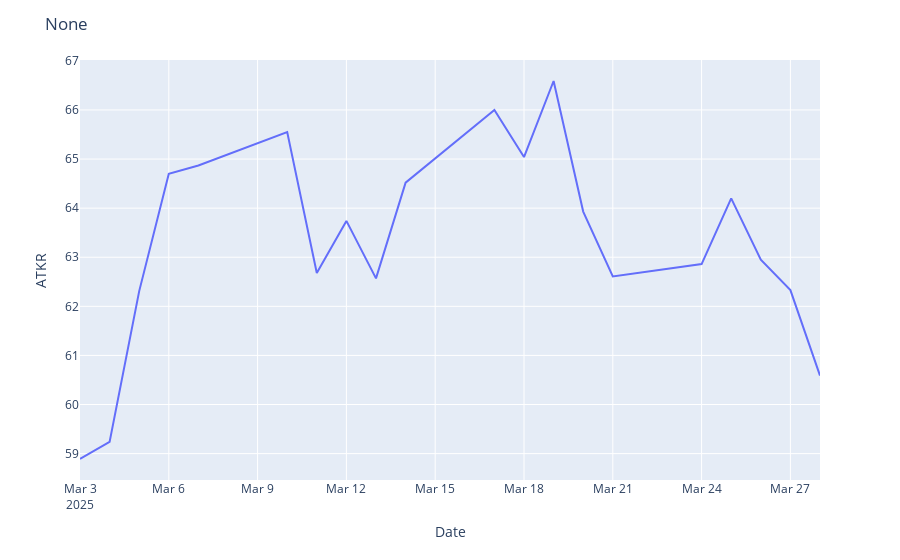
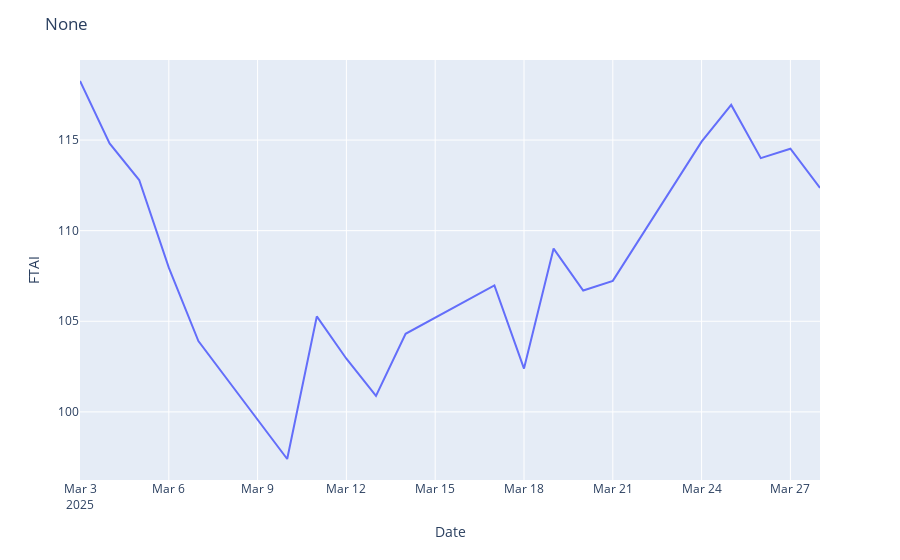
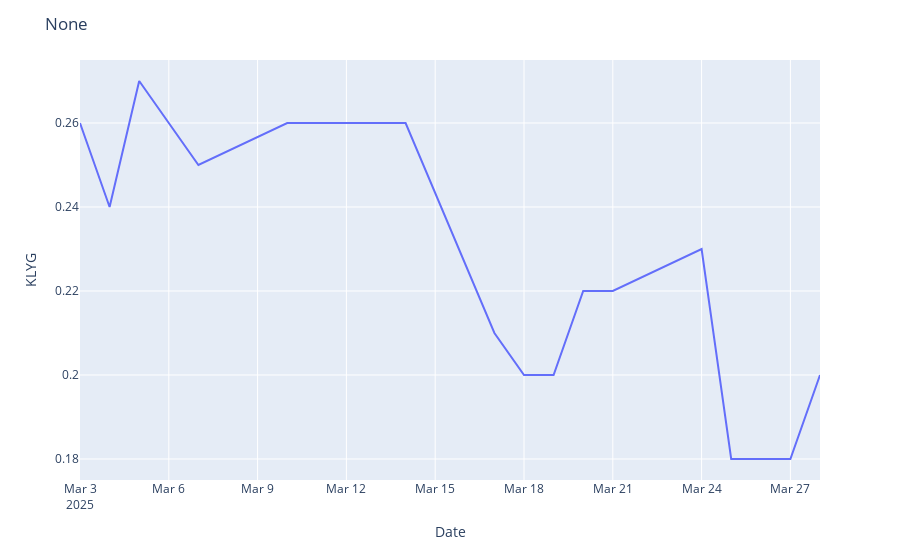
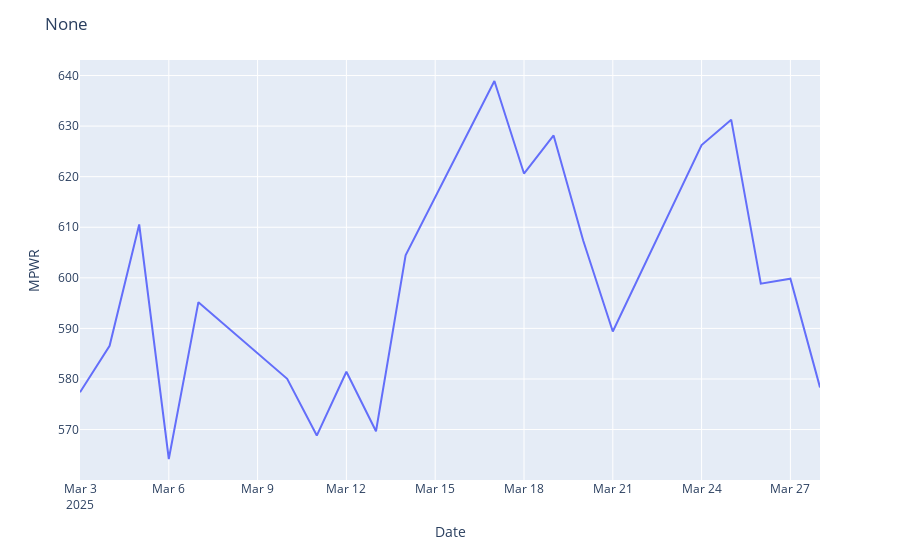

Write notebook code for charts like these, in order.
### Markdown cell above
<div class="alert alert-success">
    <strong>3.2 (Suggesting) Using Arima Model</strong>
</div>

### Code cell
for column in close_df.columns:
    fig = px.line(y=close_df[column], x=close_df.index)
    fig.update_layout(title_text='None',font=dict(size=12),
                     xaxis_title_text="Date", yaxis_title_text=column)
    fig.show()

### Figure 1 — Plotly figure (JSON) as saved in the notebook; plotly's stock layout.template omitted (floating-point values rounded to 4 significant figures)
{"data": [{"hovertemplate": "x=%{x}<br>y=%{y}<extra></extra>", "legendgroup": "", "line": {"color": "#636efa", "dash": "solid"}, "marker": {"symbol": "circle"}, "mode": "lines", "name": "", "orientation": "v", "showlegend": false, "type": "scatter", "x": ["2025-03-03T00:00:00.000000000", "2025-03-04T00:00:00.000000000", "2025-03-05T00:00:00.000000000", "2025-03-06T00:00:00.000000000", "2025-03-07T00:00:00.000000000", "2025-03-10T00:00:00.000000000", "2025-03-11T00:00:00.000000000", "2025-03-12T00:00:00.000000000", "2025-03-13T00:00:00.000000000", "2025-03-14T00:00:00.000000000", "2025-03-17T00:00:00.000000000", "2025-03-18T00:00:00.000000000", "2025-03-19T00:00:00.000000000", "2025-03-20T00:00:00.000000000", "2025-03-21T00:00:00.000000000", "2025-03-24T00:00:00.000000000", "2025-03-25T00:00:00.000000000", "2025-03-26T00:00:00.000000000", "2025-03-27T00:00:00.000000000", "2025-03-28T00:00:00.000000000"], "xaxis": "x", "y": [58.89, 59.24, 62.31, 64.7, 64.87, 65.55, 62.68, 63.74, 62.57, 64.52, 66.0, 65.04, 66.59, 63.93, 62.61, 62.86, 64.2, 62.95, 62.33, 60.59], "yaxis": "y"}], "layout": {"font": {"size": 12}, "legend": {"tracegroupgap": 0}, "margin": {"t": 60}, "title": {"text": "None"}, "xaxis": {"anchor": "y", "domain": [0, 1], "title": {"text": "Date"}}, "yaxis": {"anchor": "x", "domain": [0, 1], "title": {"text": "ATKR"}}}}

### Figure 2 — Plotly figure (JSON) as saved in the notebook; plotly's stock layout.template omitted (floating-point values rounded to 4 significant figures)
{"data": [{"hovertemplate": "x=%{x}<br>y=%{y}<extra></extra>", "legendgroup": "", "line": {"color": "#636efa", "dash": "solid"}, "marker": {"symbol": "circle"}, "mode": "lines", "name": "", "orientation": "v", "showlegend": false, "type": "scatter", "x": ["2025-03-03T00:00:00.000000000", "2025-03-04T00:00:00.000000000", "2025-03-05T00:00:00.000000000", "2025-03-06T00:00:00.000000000", "2025-03-07T00:00:00.000000000", "2025-03-10T00:00:00.000000000", "2025-03-11T00:00:00.000000000", "2025-03-12T00:00:00.000000000", "2025-03-13T00:00:00.000000000", "2025-03-14T00:00:00.000000000", "2025-03-17T00:00:00.000000000", "2025-03-18T00:00:00.000000000", "2025-03-19T00:00:00.000000000", "2025-03-20T00:00:00.000000000", "2025-03-21T00:00:00.000000000", "2025-03-24T00:00:00.000000000", "2025-03-25T00:00:00.000000000", "2025-03-26T00:00:00.000000000", "2025-03-27T00:00:00.000000000", "2025-03-28T00:00:00.000000000"], "xaxis": "x", "y": [118.3, 114.8, 112.8, 108.0, 103.9, 97.4, 105.3, 102.9, 100.9, 104.3, 107.0, 102.4, 109.0, 106.7, 107.2, 114.9, 116.9, 114.0, 114.5, 112.4], "yaxis": "y"}], "layout": {"font": {"size": 12}, "legend": {"tracegroupgap": 0}, "margin": {"t": 60}, "title": {"text": "None"}, "xaxis": {"anchor": "y", "domain": [0, 1], "title": {"text": "Date"}}, "yaxis": {"anchor": "x", "domain": [0, 1], "title": {"text": "FTAI"}}}}

### Figure 3 — Plotly figure (JSON) as saved in the notebook; plotly's stock layout.template omitted (floating-point values rounded to 4 significant figures)
{"data": [{"hovertemplate": "x=%{x}<br>y=%{y}<extra></extra>", "legendgroup": "", "line": {"color": "#636efa", "dash": "solid"}, "marker": {"symbol": "circle"}, "mode": "lines", "name": "", "orientation": "v", "showlegend": false, "type": "scatter", "x": ["2025-03-03T00:00:00.000000000", "2025-03-04T00:00:00.000000000", "2025-03-05T00:00:00.000000000", "2025-03-06T00:00:00.000000000", "2025-03-07T00:00:00.000000000", "2025-03-10T00:00:00.000000000", "2025-03-11T00:00:00.000000000", "2025-03-12T00:00:00.000000000", "2025-03-13T00:00:00.000000000", "2025-03-14T00:00:00.000000000", "2025-03-17T00:00:00.000000000", "2025-03-18T00:00:00.000000000", "2025-03-19T00:00:00.000000000", "2025-03-20T00:00:00.000000000", "2025-03-21T00:00:00.000000000", "2025-03-24T00:00:00.000000000", "2025-03-25T00:00:00.000000000", "2025-03-26T00:00:00.000000000", "2025-03-27T00:00:00.000000000", "2025-03-28T00:00:00.000000000"], "xaxis": "x", "y": [0.26, 0.24, 0.27, 0.26, 0.25, 0.26, 0.26, 0.26, 0.26, 0.26, 0.21, 0.2, 0.2, 0.22, 0.22, 0.23, 0.18, 0.18, 0.18, 0.2], "yaxis": "y"}], "layout": {"font": {"size": 12}, "legend": {"tracegroupgap": 0}, "margin": {"t": 60}, "title": {"text": "None"}, "xaxis": {"anchor": "y", "domain": [0, 1], "title": {"text": "Date"}}, "yaxis": {"anchor": "x", "domain": [0, 1], "title": {"text": "KLYG"}}}}

### Figure 4 — Plotly figure (JSON) as saved in the notebook; plotly's stock layout.template omitted (floating-point values rounded to 4 significant figures)
{"data": [{"hovertemplate": "x=%{x}<br>y=%{y}<extra></extra>", "legendgroup": "", "line": {"color": "#636efa", "dash": "solid"}, "marker": {"symbol": "circle"}, "mode": "lines", "name": "", "orientation": "v", "showlegend": false, "type": "scatter", "x": ["2025-03-03T00:00:00.000000000", "2025-03-04T00:00:00.000000000", "2025-03-05T00:00:00.000000000", "2025-03-06T00:00:00.000000000", "2025-03-07T00:00:00.000000000", "2025-03-10T00:00:00.000000000", "2025-03-11T00:00:00.000000000", "2025-03-12T00:00:00.000000000", "2025-03-13T00:00:00.000000000", "2025-03-14T00:00:00.000000000", "2025-03-17T00:00:00.000000000", "2025-03-18T00:00:00.000000000", "2025-03-19T00:00:00.000000000", "2025-03-20T00:00:00.000000000", "2025-03-21T00:00:00.000000000", "2025-03-24T00:00:00.000000000", "2025-03-25T00:00:00.000000000", "2025-03-26T00:00:00.000000000", "2025-03-27T00:00:00.000000000", "2025-03-28T00:00:00.000000000"], "xaxis": "x", "y": [577.4, 586.6, 610.5, 564.2, 595.2, 580.0, 568.8, 581.4, 569.7, 604.4, 638.9, 620.6, 628.1, 607.4, 589.4, 626.2, 631.3, 598.9, 599.8, 578.3], "yaxis": "y"}], "layout": {"font": {"size": 12}, "legend": {"tracegroupgap": 0}, "margin": {"t": 60}, "title": {"text": "None"}, "xaxis": {"anchor": "y", "domain": [0, 1], "title": {"text": "Date"}}, "yaxis": {"anchor": "x", "domain": [0, 1], "title": {"text": "MPWR"}}}}
